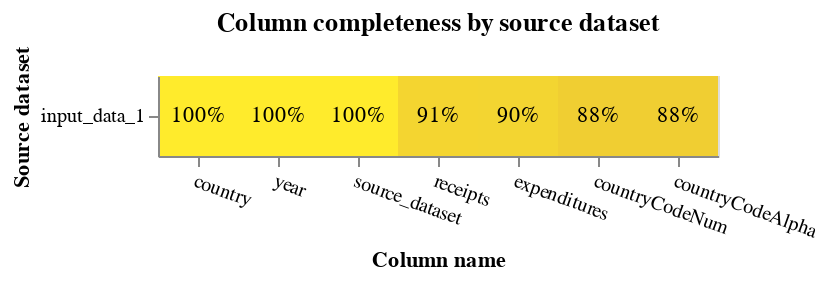

Notebook source saved alongside this figure:
### Code cell
completeness_chart(oecd_resolved, db_api=DuckDBAPI())

### Figure 1 — Vega-Lite specification as saved in the notebook (floating-point values rounded to 4 significant figures)
{"config": {"view": {"continuousWidth": 400, "continuousHeight": 300}}, "layer": [{"mark": "rect", "encoding": {"color": {"field": "completeness", "legend": null, "scale": {"scheme": "darkred", "zero": true}, "type": "quantitative"}, "tooltip": [{"field": "source_dataset", "title": "Source dataset", "type": "nominal"}, {"field": "total_rows_inc_nulls", "format": ",", "title": "# of records", "type": "quantitative"}, {"field": "column_name", "title": "Column name", "type": "nominal"}, {"field": "total_null_rows", "format": ",", "title": "# of nulls", "type": "quantitative"}, {"field": "completeness", "format": ".1%", "type": "quantitative"}], "x": {"axis": {"labelAngle": 20}, "field": "column_name", "sort": {"field": "mean_comp", "order": "descending"}, "title": "Column name", "type": "nominal"}, "y": {"field": "source_dataset", "title": "Source dataset", "type": "nominal"}}, "title": "Column completeness by source dataset", "transform": [{"joinaggregate": [{"op": "mean", "field": "completeness", "as": "mean_comp"}], "groupby": ["column_name"]}]}, {"mark": {"type": "text"}, "encoding": {"color": {"condition": {"test": "datum['completeness'] < 0.5", "value": "white"}, "value": "black"}, "text": {"field": "completeness", "format": ".0%", "type": "quantitative"}, "x": {"axis": {"labelAngle": 0}, "field": "column_name", "sort": {"field": "mean_comp", "order": "descending"}, "type": "nominal"}, "y": {"field": "source_dataset", "type": "nominal"}}, "transform": [{"joinaggregate": [{"op": "mean", "field": "completeness", "as": "mean_comp"}], "groupby": ["column_name"]}]}], "data": {"name": "data-1a60ae58aad37e693273b1f48bbfac77"}, "height": {"step": 40}, "width": {"step": 40}, "$schema": "https://vega.github.io/schema/vega-lite/v5.9.3.json", "datasets": {"data-1a60ae58aad37e693273b1f48bbfac77": [{"source_dataset": "input_data_1", "column_name": "country", "total_null_rows": 0, "total_rows_inc_nulls": 784, "completeness": 1.0}, {"source_dataset": "input_data_1", "column_name": "year", "total_null_rows": 0, "total_rows_inc_nulls": 784, "completeness": 1.0}, {"source_dataset": "input_data_1", "column_name": "receipts", "total_null_rows": 73, "total_rows_inc_nulls": 784, "completeness": 0.9069}, {"source_dataset": "input_data_1", "column_name": "expenditures", "total_null_rows": 76, "total_rows_inc_nulls": 784, "completeness": 0.9031}, {"source_dataset": "input_data_1", "column_name": "source_dataset", "total_null_rows": 0, "total_rows_inc_nulls": 784, "completeness": 1.0}, {"source_dataset": "input_data_1", "column_name": "countryCodeNum", "total_null_rows": 98, "total_rows_inc_nulls": 784, "completeness": 0.875}, {"source_dataset": "input_data_1", "column_name": "countryCodeAlpha", "total_null_rows": 98, "total_rows_inc_nulls": 784, "completeness": 0.875}]}}
